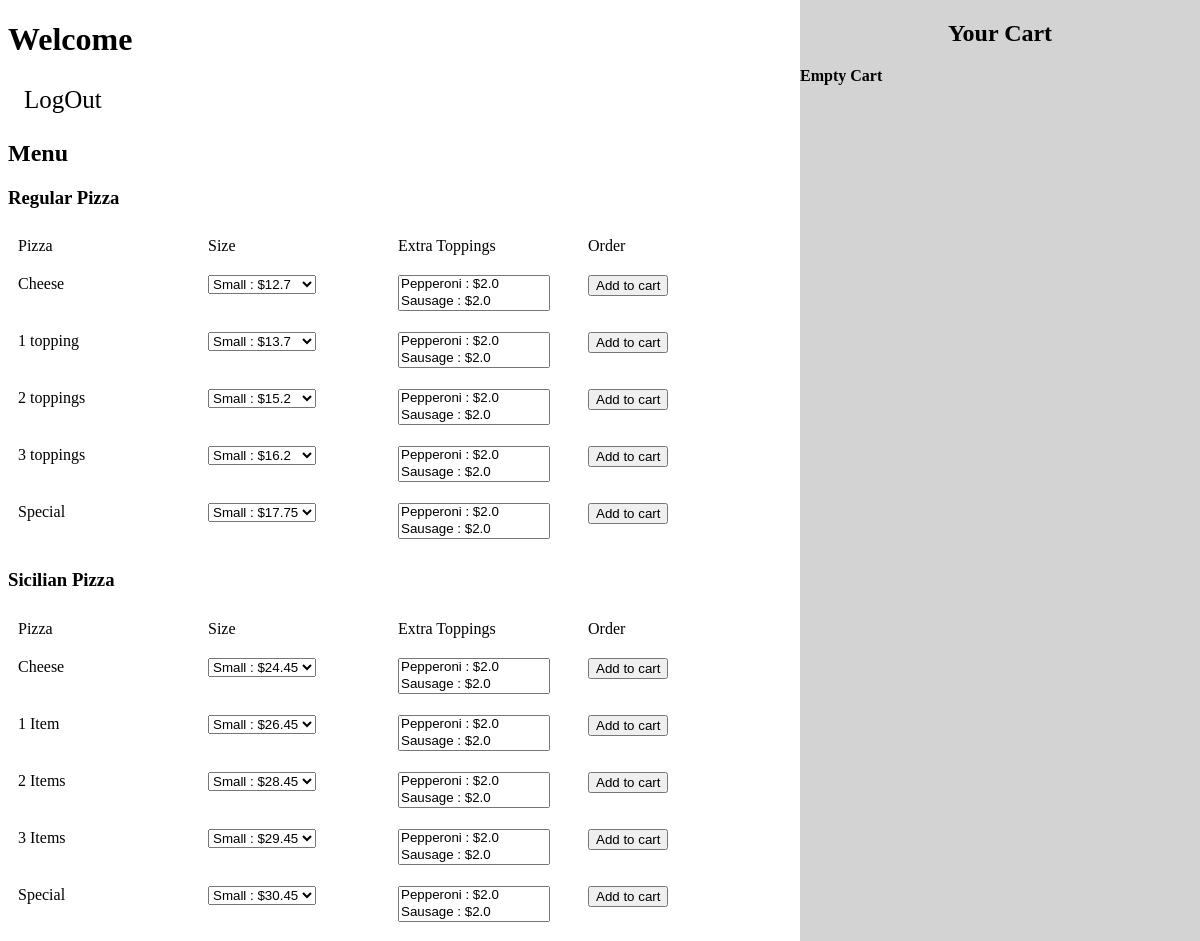
Page / (signed in) on the earlier database version.
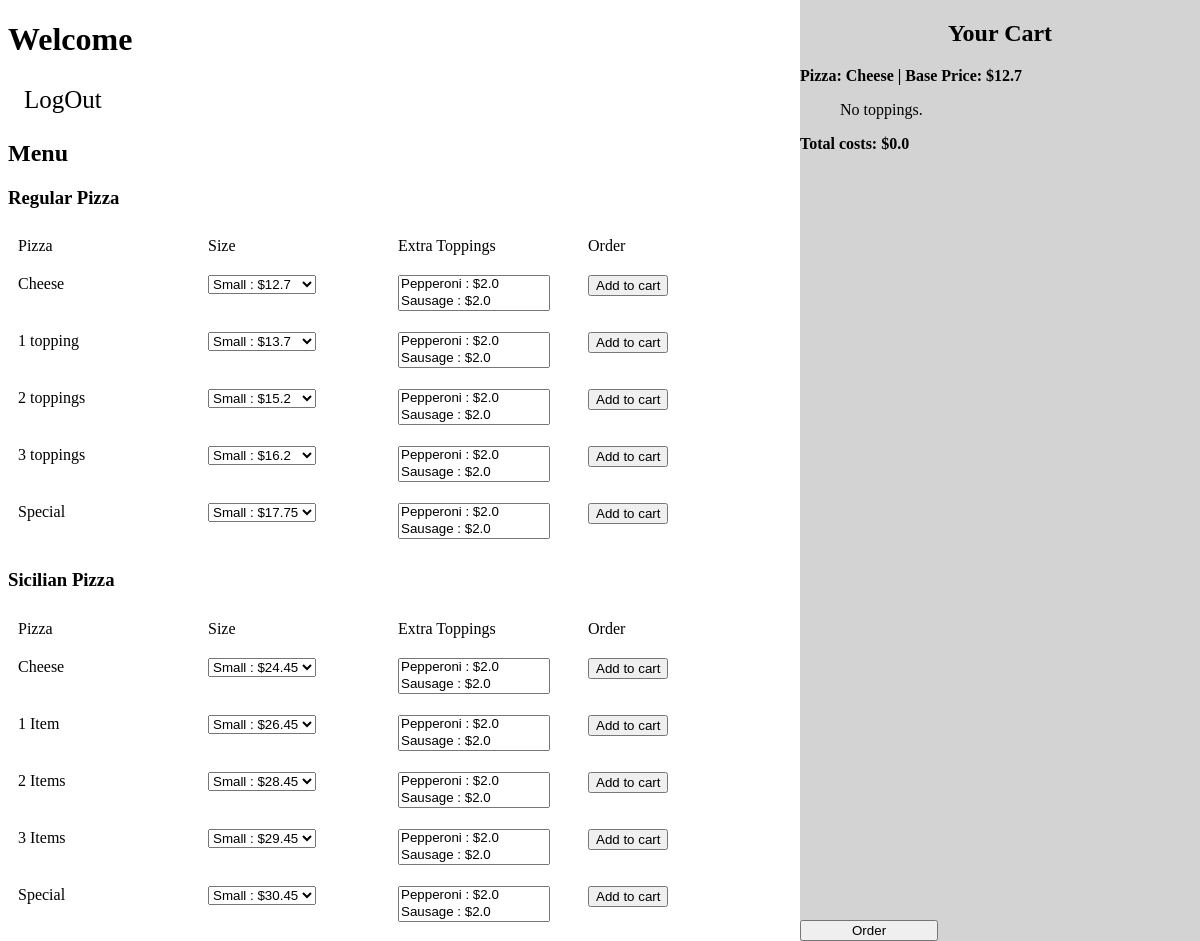
Same page on the later database version.
### orders/models.py (models this page shows, shortened)
class RegularPizza(models.Model):
	name = models.CharField(max_length=64)
	price_small = models.FloatField()
	price_large = models.FloatField()
	toppings = models.ManyToManyField(Topping, blank=True, related_name="regular_pizzas")

class SicilianPizza(models.Model):
	name = models.CharField(max_length=64)
	price_small = models.FloatField()
	price_large = models.FloatField()
	toppings = models.ManyToManyField(Topping, blank=True, related_name="sicilian_pizzas")

class Cart(models.Model):
	user = models.CharField(max_length=64)
	item_name = models.CharField(max_length=64)
	item_price = models.FloatField()
	extra_toppings = models.ManyToManyField(Topping, blank=True, related_name="cart")
	grand_total = models.FloatField(default=0)
	def __str__(self):
		return f"{self.user} ordered {self.item_name} costing ${self.item_price}"

### orders/views.py (the view)
# urls.py: path("", views.index, name="index"),
def index(request):
	if not request.user.is_authenticated:
		return render(request, "orders/login.html", {"message": None})
	fname = request.user.first_name
	print(f"User is: {fname}")
	cart = Cart.objects.filter(user=fname)
	print(f"cart is this: {cart}")
	user_cart = []
	total = 0
	for c in cart:
		user_cart.append(c)
		total += c.grand_total
	print(user_cart)
	context = {
		"user": request.user,
		"regularpizzas": RegularPizza.objects.all(),
		"sicilianpizzas": SicilianPizza.objects.all(),
		"toppings": Topping.objects.all(),
		"user_cart": user_cart,
		"total": total,
	}
	return render(request, "orders/menu.html", context)

### orders/templates/orders/menu.html (shortened to what this page needs)
{% extends "orders/base.html" %}
{% block body %}
	<h1> Welcome {{ user.first_name }}</h1>
	<div class="logout-btn">
		<a href="{% url 'logout' %}">LogOut</a>
	</div>
	<h2>Menu</h2>
	<h3>Regular Pizza</h3>
	<div class="row">
		<div class="column">Pizza</div>
		<div class="column">Size</div>
		<div class="column">Extra Toppings</div>
		<div class="column">Order</div>
	</div>
	{% for regularpizza in regularpizzas %}
		<form action="{% url 'cart' regularpizza.id %}" method="post">
			<div class="row">
				<div class="column">{{ regularpizza.name }}</div>
				<div class="column">
					<select name="size">
						<option value="{{ regularpizza.price_small }}">Small : ${{ regularpizza.price_small }}</option>
					</select>
				</div>
				<div class="column">
					<select name="toppings" size="2" multiple>
						{% for topping in toppings %}
							<option value="{{ topping.id }}">{{topping.topping}} : ${{topping.rate }}</option>
						{% endfor %}
					</select>
				</div>
				<div class="column"><input type="submit" value="Add to cart"/></div>
			</div>
		</form>
	{% endfor %}
	<h3>Sicilian Pizza</h3>
	<div class="row">
		<div class="column">Pizza</div>
		<div class="column">Size</div>
		<div class="column">Extra Toppings</div>
		<div class="column">Order</div>
	</div>
	{% for sicilianpizza in sicilianpizzas %}
		<form action="{% url 'cart' sicilianpizza.id %}" method="post">
			<div class="row">
				<div class="column">{{ sicilianpizza.name }}</div>
				<div class="column">
					<select name="size">
						<option value="{{ sicilianpizza.price_small }}">Small : ${{ sicilianpizza.price_small }}</option>
					</select>
				</div>
				<div class="column">
					<select name="toppings" size="2" multiple>
						{% for topping in toppings %}
							<option>{{topping.topping}} : ${{topping.rate }}</option>
						{% endfor %}
					</select>
				</div>
				<div class="column"><input type="submit" value="Add to cart"></div>
			</div>
		</form>
	{% endfor %}
	<div class="cart">
		<h2 align="center">Your Cart</h2>
		{% if user_cart %}
				{% for c in user_cart %}
				<div><p><b>Pizza: {{ c.item_name }} | Base Price: ${{ c.item_price }}</b></p></div>
				<div>
					<ul>
						{% for topping in c.extra_toppings.all %}
							<li><p> Topping : {{ topping.topping }} | Extra charge : ${{ topping.rate }}<p></li>
						{% empty %}
							<p> No toppings. </p>
						{% endfor %}
					</ul>
				</div>
				{% endfor %}
			<div><b>Total costs: ${{ total }}</b></div>
			<form action="" method="post">
				<input id="order-btn" type="submit" value="Order">
			</form>
		{% else %}
			<div><b>Empty Cart</b></div>
		{% endif %}
	</div>
{% endblock %}

### orders/templates/orders/base.html (shortened to what this page needs)
{% load static %}
<!DOCTYPE html>
<html>
	<head>
	</head>
	<body>
		{% block body %}
		{% endblock %}
	</body>
</html>

### orders/templates/orders/base.html (style rules this page uses)
.column { float: left; padding: 10px; width: 170px; }
.row { content: ""; display: table; clear: both; }
.cart { height: 100%; width: 400px; position: fixed; z-index: 1; top: 0; right: 0; background-color: lightgray; overflow-x: hidden; }
.logout-btn a { padding: 6px 8px 6px 16px; text-decoration: none; font-size: 25px; color: black; display: block; }
#order-btn { position: fixed; bottom: 0; padding-left: 50px; padding-right: 50px; }

Differences in the rows shown:
added Cart: item_name "Cheese", item_price "12.7"
Other differences:
{{ total }}: (not shown) → "0.0"
form field value: (not shown) → "Order"
text no longer shown: "Empty Cart"
text now shown: "Total costs: $"
